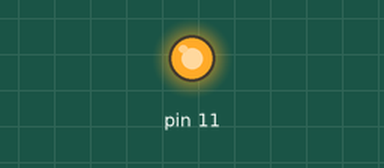
The program below on a simulated Raspberry Pi (header pin numbers). Parts: output pins drawn as LEDs (lit = HIGH).

Above: at 1.0 s.
At 5.5 s:
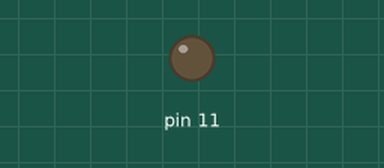
Timing chart, 0 to 6.9 s (numbered marks = the images above):
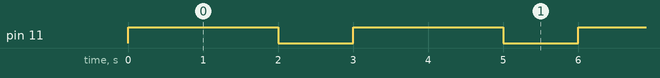

Measured:
- by itself, pin 11: alternates HIGH for 2.0 s and LOW for 1.0 s

The program:

servo_test1.py
```python
import RPi.GPIO as GPIO
import time
GPIO.setmode(GPIO.BOARD)
GPIO.setup(11,GPIO.OUT)
try:
	while True:
		GPIO.output(11,1)
		time.sleep(2)
		GPIO.output(11,0)
		time.sleep(1)
except KeyboardInterrupt:
	GPIO.cleanup()
```
